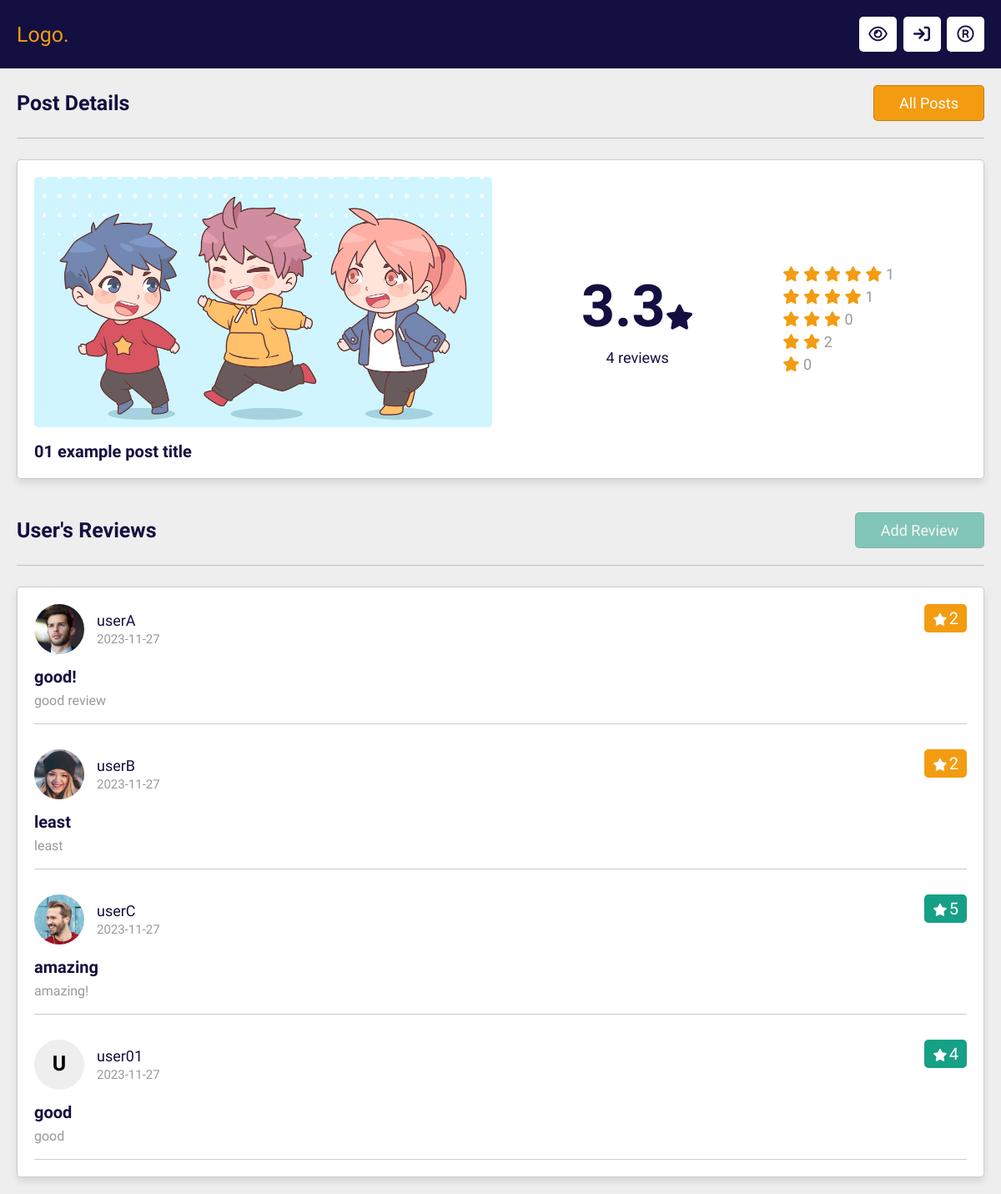
Page /view_post.php?get_id=h12FAnxY6JoXb51iDpda on the committed database.
### tables this page shows
CREATE TABLE `posts` (
  `id` varchar(20) NOT NULL,
  `title` varchar(50) NOT NULL,
  `image` varchar(30) NOT NULL
);

CREATE TABLE `users` (
  `id` int(20) NOT NULL,
  `name` varchar(50) NOT NULL,
  `email` varchar(50) NOT NULL,
  `password` varchar(100) NOT NULL,
  `image` varchar(30) NOT NULL
);

CREATE TABLE `reviews` (
  `id` varchar(20) NOT NULL,
  `post_id` varchar(20) NOT NULL,
  `user_id` varchar(20) NOT NULL,
  `rating` varchar(1) NOT NULL,
  `title` varchar(50) NOT NULL,
  `description` varchar(1000) NOT NULL,
  `date` date NOT NULL DEFAULT current_timestamp()
);

### view_post.php (the view, shortened to what this page needs)
<?php
require('./assets/components/connect.php');
if(isset($_COOKIE['user_id'])){
    $user_id = $_COOKIE['user_id'];
}else{
    $user_id = '';
}
if(isset($_GET['get_id'])){
    $get_id = $_GET['get_id'];
}else{
    $get_id = '';
    header('Location:./all_posts.php');
    exit();
}
?>
<!DOCTYPE html>
<html lang="en">
<head>
    <link rel="stylesheet" href="https://cdnjs.cloudflare.com/ajax/libs/font-awesome/6.4.2/css/all.min.css">
    <link rel="stylesheet" href="./assets/css/style.css">
</head>
<body>
<?php  require('./assets/components/header.php');  ?>
<section class="view-post">
    <div class="heading"><h1>post details</h1> <a href="./all_posts.php"
    class="inline-option-btn" style="margin-top: 0;">all posts</a></div>
    <?php
        $select_posts = $conn->prepare("SELECT * FROM `posts` WHERE id= ? LIMIT 1");
        $select_posts->execute(array($get_id));
        if($select_posts->rowCount() > 0){
            while($fetch_posts = $select_posts->fetch(PDO::FETCH_ASSOC)){
            $total_rating = 0;
            $rating_1 = 0;
            $rating_2 = 0;
            $rating_3 = 0;
            $rating_4 = 0;
            $rating_5 = 0;
            $select_reviews = $conn->prepare("SELECT * FROM `reviews` WHERE post_id= ?");
            $select_reviews->execute(array($fetch_posts['id']));
            $total_reviews = $select_reviews->rowCount();
            while($fetch_reviews= $select_reviews->fetch(PDO::FETCH_ASSOC)){
                $total_rating += $fetch_reviews['rating'];
                if($fetch_reviews['rating'] == 2){
                    $rating_2 += $fetch_reviews['rating'];
                }
                if($fetch_reviews['rating'] == 4){
                    $rating_4 += $fetch_reviews['rating'];
                }
                if($fetch_reviews['rating'] == 5){
                    $rating_5 += $fetch_reviews['rating'];
                }
            }
            if($total_reviews != 0){
               $average = round($total_rating / $total_reviews, 1);
            }else{
                $average = 0;
            }
    ?>
      <div class="row">
        <div class="col">
            <img src="./assets/uploaded_files/<?= $fetch_posts['image']; ?>" class="image" alt="">
            <h3 class="tilte"><?= $fetch_posts['title']; ?></h3>
        </div>
        <div class="col">
            <div class="flex">
                <div class="total-reviews">
                    <h3><?= $average; ?><i class="fas fa-star"></i></h3>
                    <p><?= $total_reviews; ?> reviews</p>
                </div>
                <div class="total-ratings">
                    <p>
                        <i class="fas fa-star"></i>
                        <i class="fas fa-star"></i>
                        <i class="fas fa-star"></i>
                        <i class="fas fa-star"></i>
                        <i class="fas fa-star"></i>
                        <span><?= $rating_5 / 5; ?></span>
                    </p>
                    <p>
                        <i class="fas fa-star"></i>
                        <i class="fas fa-star"></i>
                        <i class="fas fa-star"></i>
                        <i class="fas fa-star"></i>
                        <span><?= $rating_4 / 4; ?></span>
                    </p>
                    <p>
                        <i class="fas fa-star"></i>
                        <i class="fas fa-star"></i>
                        <i class="fas fa-star"></i>
                        <span><?= $rating_3 / 3; ?></span>
                    </p>
                    <p>
                        <i class="fas fa-star"></i>
                        <i class="fas fa-star"></i>
                        <span><?= $rating_2 / 2; ?></span>
                    </p>
                    <p>
                        <i class="fas fa-star"></i>
                        <span><?= $rating_1 / 1; ?></span>
                    </p>
                </div>
            </div>
        </div>
      </div>
    <?php
    }
    }else{
        echo '<p class="empty">post is missing!</p>';
    }
    ?>
</section>
<section class="review-container">
    <div class="heading"><h1>user's reviews</h1> <a href="./add_review.php?get_id=<?= $get_id; ?>"
    class="inline-btn <?php echo ($user_id == '')?  'disabled': '';?>" style="margin-top: 0;">add review</a></div>
    <div class="box-container">
        <?php
        $select_reviews= $conn->prepare("SELECT * FROM  `reviews` WHERE post_id= ?");
        $select_reviews->execute(array($get_id));
        if($select_reviews->rowCount() > 0){
            while($fetch_reviews= $select_reviews->fetch(PDO::FETCH_ASSOC)){
        ?>
            <div class="box" <?php if($fetch_reviews['user_id'] == $user_id){echo 'style="order: -1;"';} ?>>
                    <?php
                    $select_users= $conn->prepare("SELECT * FROM `users` WHERE id= ?");
                    $select_users->execute(array($fetch_reviews['user_id']));
                    while($fetch_users= $select_users->fetch(PDO::FETCH_ASSOC)){
                    ?>
                        <div class="user">
                        <?php if($fetch_users['image'] != ''){ ?>
                            <img src="./assets/uploaded_files/<?= $fetch_users['image']; ?>" alt="">
                         <?php }else{ ?>
                            <h3><?= substr($fetch_users['name'], 0, 1); ?></h3>
                         <?php }?>
                         <div>
                            <p><?= $fetch_users['name']; ?></p>
                            <span><?= $fetch_reviews['date']; ?></span>
                         </div>
                        </div>
                    <?php
                    }
                    ?>
                    <div class="ratings">
                        <?php
                        if($fetch_reviews['rating'] == 2){
                        ?>
                            <p style="background: var(--orange);"><i class="fas fa-star"></i> <span><?= $fetch_reviews['rating']; ?></span></p>
                        <?php }?>
                        <?php
                        if($fetch_reviews['rating'] == 4){
                        ?>
                            <p style="background: var(--main-color);"><i class="fas fa-star"></i> <span><?= $fetch_reviews['rating']; ?></span></p>
                        <?php }?>
                        <?php
                        if($fetch_reviews['rating'] == 5){
                        ?>
                            <p style="background: var(--main-color);"><i class="fas fa-star"></i> <span><?= $fetch_reviews['rating']; ?></span></p>
                        <?php }?>
                    </div>
                    <h3 class="title"><?= $fetch_reviews['title']; ?></h3>
                    <?php if($fetch_reviews['description'] != ''){  ?>
                        <p class="description"><?= $fetch_reviews['description']; ?></p>
                    <?php }?>
            </div>
        <?php
        }
        }else{
            echo '<p class="empty">no reviews added yet!</p>';
        }
        ?>
    </div>
</section>
</body>
</html>

### assets/css/style.css (style rules this page uses)
:root { --main-color: #16a085; --red: #eb4d4b; --orange: #f39c12; --black: #130f40; --light-color: #999; --light-bg: #eee; --white: #fff; --border: 0.1rem solid rgba(0, 0, 0, 0.2); --box-shadow: 0 0.5rem 1rem rgba(0, 0, 0, 0.1); }
* { margin: 0; padding: 0; box-sizing: border-box; text-decoration: none; outline: 0; border: 0; font-family: "Comfortaa", sans-serif; scrollbar-color: var(--main-color) --black; scrollbar-width: thin; }
html { font-size: 62.5%; overflow-x: hidden; }
body { background: var(--light-bg); }
section { max-width: 1200px; margin: 0 auto; padding: 2rem; }
.heading { display: flex; flex-wrap: wrap; align-items: center; justify-content: space-between; padding-bottom: 2rem; margin-bottom: 2.5rem; gap: 1.5rem; border-bottom: var(--border); }
.heading h1 { font-size: 2.5rem; color: var(--black); text-transform: capitalize; }
.inline-btn, .inline-option-btn, .inline-delete-btn { display: inline-block; }
.btn, .option-btn, .delete-btn, .inline-btn, .inline-option-btn, .inline-delete-btn { margin-top: 1rem; text-align: center; padding: 1rem 3rem; font-size: 1.8rem; border: var(--border); border-radius: 0.5rem; color: var(--white); cursor: pointer; text-transform: capitalize; }
.btn, .inline-btn { background: var(--main-color); }
.option-btn, .inline-option-btn { background: var(--orange); }
.inline-btn.disabled { user-select: none; opacity: .5; pointer-events: none; }
.flex { display: flex; align-items: center; flex-wrap: wrap; justify-content: space-between; }
.view-post .row { padding: 2rem; display: flex; flex-wrap: wrap; gap: 2rem; align-items: center; background: var(--white); box-shadow: var(--box-shadow); border: var(--border); border-radius: 0.5rem; }
.view-post .row .col { flex: 1 1 40rem; }
.view-post .row .col .image { width: 100%; height: 30rem; object-fit: cover; border-radius: 0.5rem; margin-bottom: 1.5rem; }
.view-post .row .col .tilte { font-size: 2rem; color: var(--black); }
.view-post .row .col .flex { display: flex; flex-wrap: wrap; gap: 2rem; align-items: center; justify-content: space-evenly; }
.view-post .row .col .flex .total-reviews { text-align: center; }
.view-post .row .col .flex .total-reviews h3 { font-size: 7rem; color: var(--black); }
.view-post .row .col .flex .total-reviews i { font-size: 3rem; }
.view-post .row .col .flex .total-reviews p { font-size: 1.8rem; color: var(--black); padding-top: 1rem; }
.view-post .row .col .flex .total-ratings { font-size: 1.8rem; }
.view-post .row .col .flex .total-ratings p { padding: 0.3rem 0; }
.view-post .row .col .flex .total-ratings p i { color: var(--orange); }
.view-post .row .col .flex .total-ratings p span { color: var(--light-color); }
.review-container .box-container { display: grid; gap: 3rem; background: var(--white); box-shadow: var(--box-shadow); border: var(--border); border-radius: 0.5rem; padding: 2rem; }
.review-container .box-container .box { border-bottom: var(--border); overflow-x: hidden; padding-bottom: 1.5rem; position: relative; }
.review-container .box-container .box .user { display: flex; align-items: center; gap: 1.5rem; margin-bottom: 1rem; }
.review-container .box-container .box .user img { height: 6rem; width: 6rem; border-radius: 50%; object-fit: cover; }
.review-container .box-container .box .user h3 { font-size: 2.5rem; height: 6rem; width: 6rem; border-radius: 50%; background: var(--light-bg); text-transform: uppercase; text-align: center; line-height: 5.7rem; }
.review-container .box-container .box .user p { font-size: 1.8rem; color: var(--black); text-overflow: ellipsis; overflow-x: hidden; padding-bottom: 0.3rem; }
.review-container .box-container .box .user span { font-size: 1.5rem; color: var(--light-color); }
.review-container .box-container .box .ratings { position: absolute; top: 0; right: 0; border-radius: 0.5rem; color: var(--white); z-index: 10; }
.review-container .box-container .box .ratings p { border-radius: 0.5rem; color: var(--white); padding: 0.5rem 1rem; }
.review-container .box-container .box .ratings p i { font-size: 1.5rem; }
.review-container .box-container .box .ratings p span { font-size: 2rem; }
.review-container .box-container .box .title { font-size: 2rem; color: var(--black); padding: 0.5rem 0; }
.review-container .box-container .box .description { font-size: 1.6rem; color: var(--light-color); white-space: pre-line; line-height: 1.5; }

### rows in the picture
posts: image (picture), title "01 example post title", average "3.3", total_reviews "4", rating_5 "1", rating_4 "1", rating_3 "0", rating_2 "2", rating_1 "0"
reviews: date "2023-11-27", rating "2", title "good!", description "good review"
users: image (picture), name "userA"
reviews: date "2023-11-27", rating "2", title "least", description "least"
users: image (picture), name "userB"
reviews: date "2023-11-27", rating "5", title "amazing", description "amazing!"
users: image (picture), name "userC"
reviews: date "2023-11-27", rating "4", title "good", description "good"
users: name "U", name "user01"
